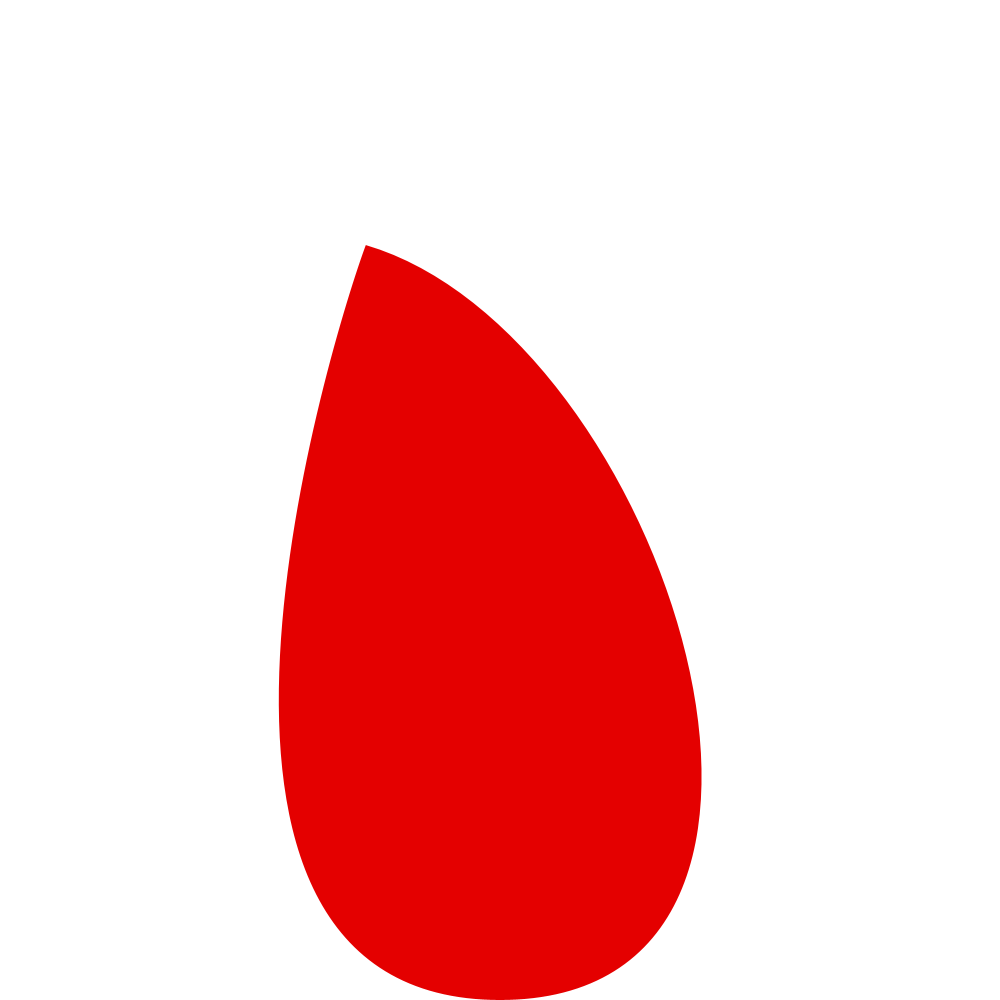
Frame 1 (no input)
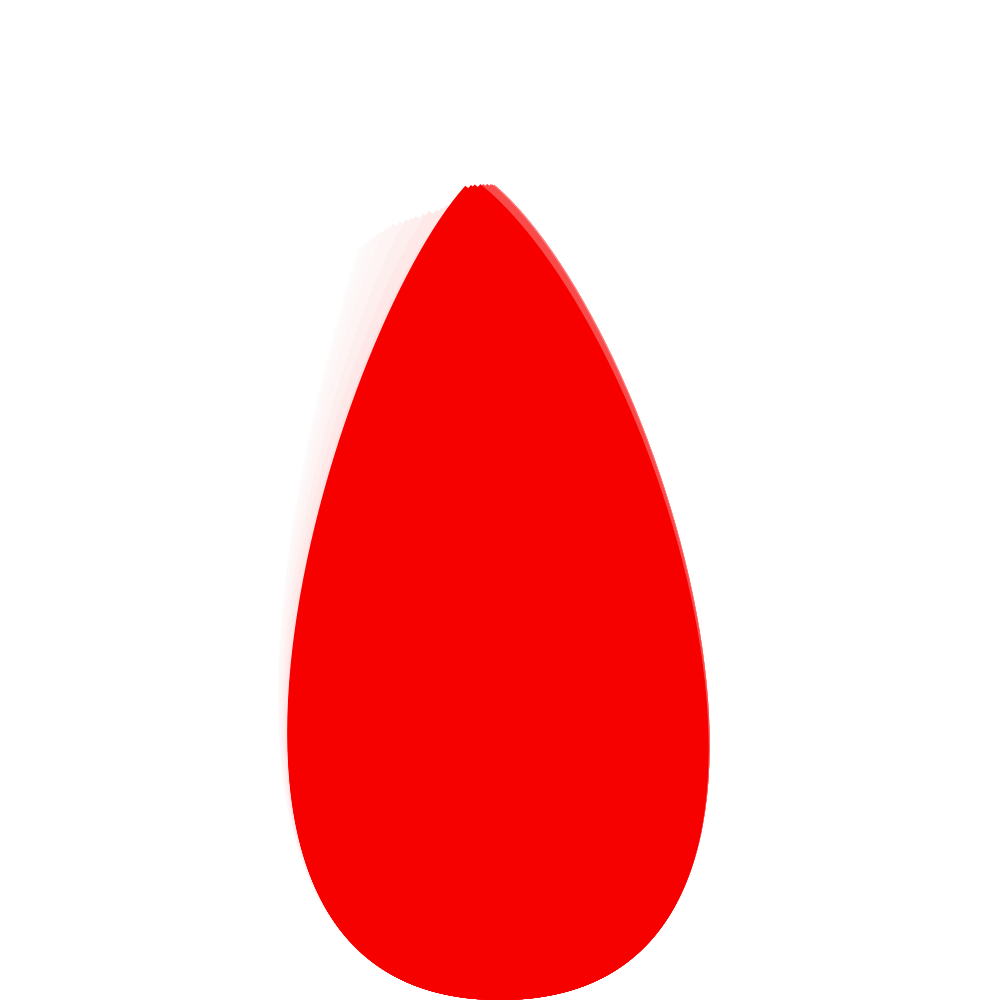
Frame 60 (the mouse pressed at the canvas centre just before this capture)
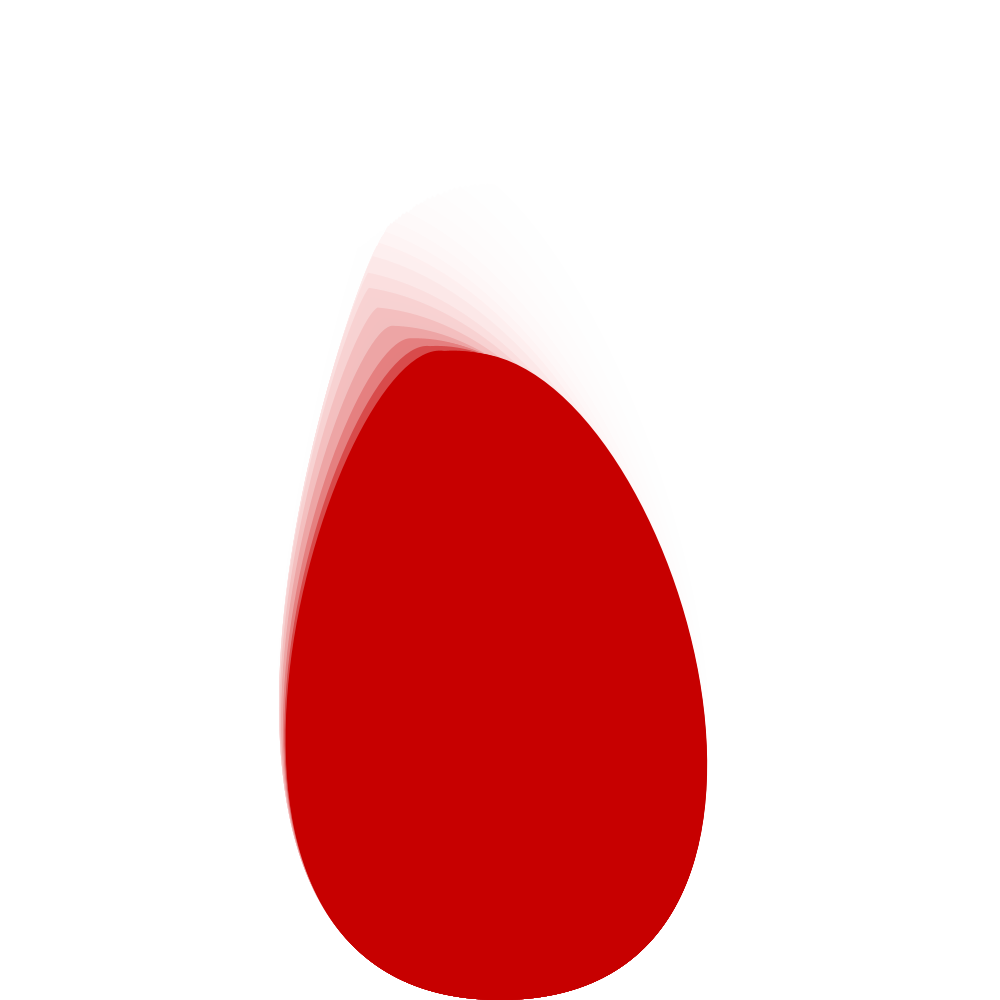
Frame 120 (the mouse held since frame 60 and released just before this capture)

The Processing sketch that drew these frames (run headless with seeded random() and noise(); from frame 60 on, the mouse is pressed at the canvas centre):

// Processing sketch: sketch_2_8
// ── sketch_2_8.pde
float xoff;
float xincrement; 
float yoff;
float yincrement; 
int counter = 0;

void setup() 
{
    size(1000,1000);
    xoff = random(0,1);
    xincrement = random(0.005,0.01);
    yoff = random(0,1);
    yincrement = random(0.005,0.01);
    background(255);
}

void draw() 
{
    //background(255);
    noStroke();
    if (counter > 3)
    {
        fill(255,75);
        rect(0,0,width,height);
        counter = 0;
    }

    float n = noise(xoff)*2;
    float m = noise(yoff)*2;
    float l = m;

    m = constrain(m, 0.2, 1.5);
    l = 2/(3*map(l,0,2,0.5,1));
    

    fill(l*255,0,0);

    beginShape();
    vertex(width/2,height);
    bezierVertex(width/8, height, width/3, height/3,n*width/2, m*height/4);
    bezierVertex(2*width/3, height/3, 7*width/8, height, width/2, height);
    endShape();

    xoff += xincrement;
    yoff += yincrement;
    xincrement = random(0.005,0.01);
    yincrement = random(0.005,0.01);
    counter++;
}
